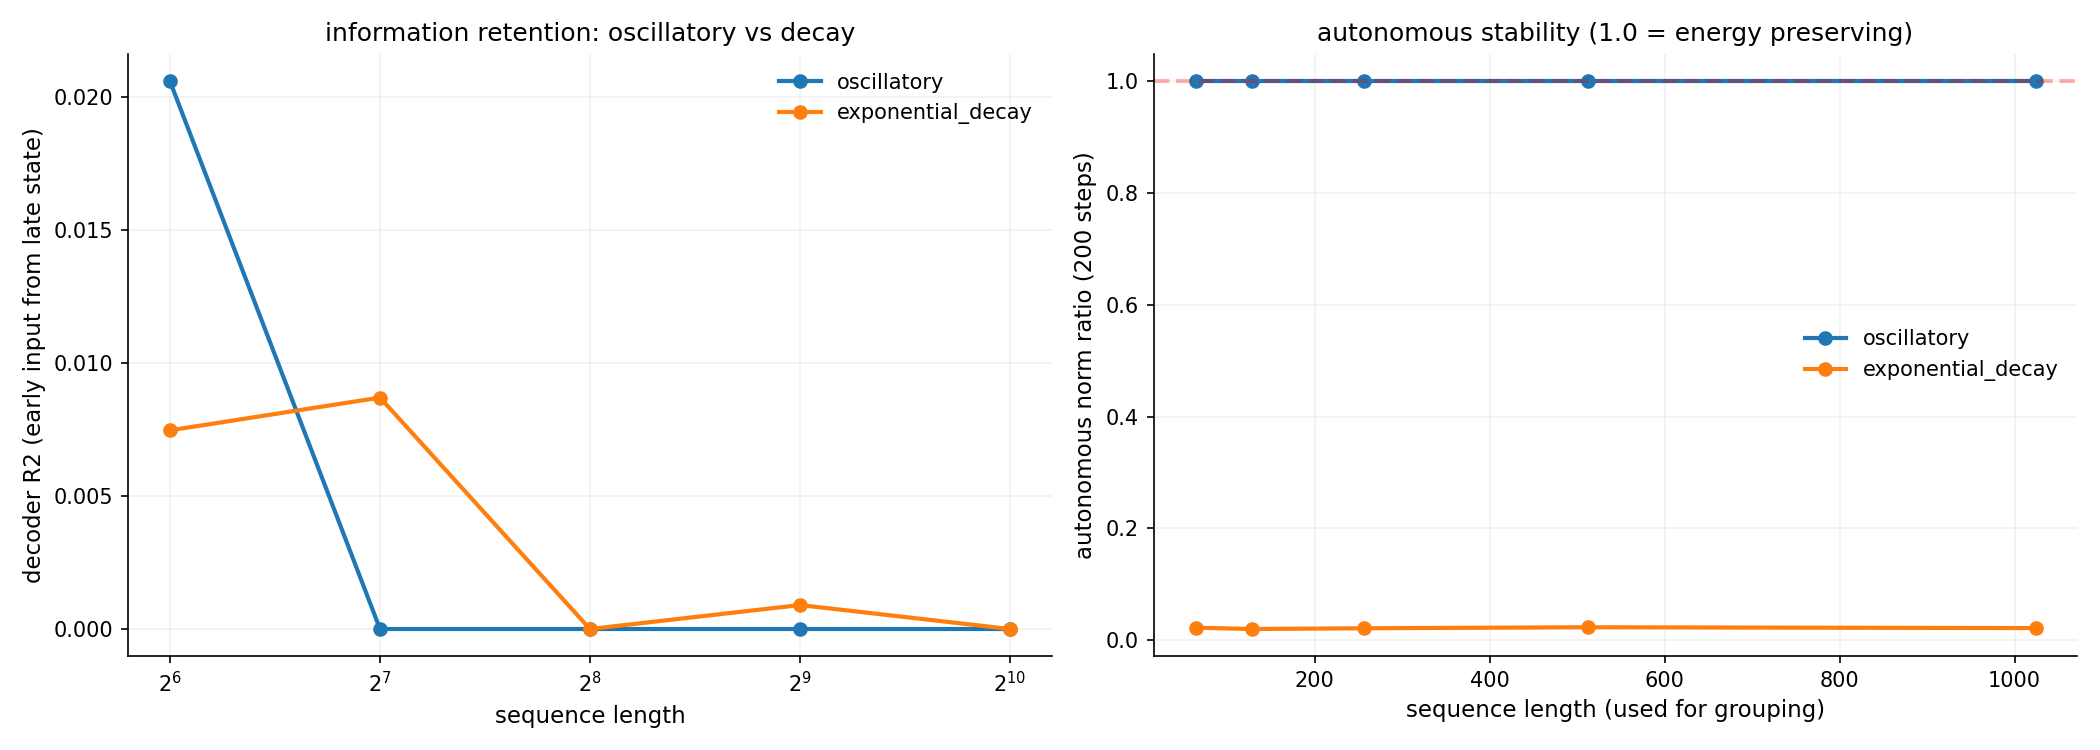

This chart was generated by the following Python code:
from __future__ import annotations

import sys
import time
from pathlib import Path

import numpy as np
from scipy.linalg import expm

sys.path.insert(0, str(Path(__file__).resolve().parent.parent))
from shared import (
    apply_plot_style,
    build_rng,
    build_run_record,
    child_rng,
    mean_confidence_interval,
    paired_difference_stats,
    utc_now_iso,
    write_json,
)

SCRIPT_PATH = Path(__file__).resolve()
SEED = 42
D_STATE = 64
D_INPUT = 32
SEQ_LENGTHS = [64, 128, 256, 512, 1024]
TRIALS = 20


def make_oscillatory_A(d_state, rng):
    freqs = rng.uniform(0.01, 0.5, size=d_state // 2)
    A = np.zeros((d_state, d_state))
    for i in range(d_state // 2):
        idx = 2 * i
        A[idx, idx + 1] = -freqs[i]
        A[idx + 1, idx] = freqs[i]
    return A


def make_decay_A(d_state, rng):
    decay = -rng.uniform(0.01, 0.1, size=d_state)
    return np.diag(decay)


def discretize_exact(A, B, dt=1.0):
    A_bar = expm(dt * A)
    d = A.shape[0]
    try:
        A_inv = np.linalg.solve(A, np.eye(d))
        B_bar = A_inv @ (A_bar - np.eye(d)) @ B
    except np.linalg.LinAlgError:
        B_bar = dt * B
    return A_bar, B_bar


def run_sequential(A_bar, B_bar, inputs):
    T, d_in = inputs.shape
    d_state = A_bar.shape[0]
    states = np.zeros((T, d_state))
    h = np.zeros(d_state)
    for t in range(T):
        h = A_bar @ h + B_bar @ inputs[t]
        states[t] = h
    return states


def measure_retention_decoder(states, inputs, target_window=None):
    T = states.shape[0]
    d_state = states.shape[1]
    d_input = inputs.shape[1]
    if target_window is None:
        target_window = T // 4

    early_input = inputs[:target_window]
    late_state = states[3 * T // 4:]

    if len(late_state) < 2 or len(early_input) < 2:
        return 0.0

    n_samples = min(len(late_state), len(early_input))
    n_train = max(1, int(n_samples * 0.7))
    n_test = n_samples - n_train

    if n_test < 2:
        return 0.0

    X = late_state[:n_samples]
    y = early_input[:n_samples, 0]

    X_train, X_test = X[:n_train], X[n_train:]
    y_train, y_test = y[:n_train], y[n_train:]

    try:
        ridge_lambda = 1.0
        W_decoder = np.linalg.solve(
            X_train.T @ X_train + ridge_lambda * np.eye(d_state),
            X_train.T @ y_train
        )
        y_pred = X_test @ W_decoder
        ss_res = np.sum((y_test - y_pred) ** 2)
        ss_tot = np.sum((y_test - np.mean(y_test)) ** 2)
        if ss_tot == 0:
            return 0.0
        r2 = 1.0 - ss_res / ss_tot
        return float(max(r2, 0.0))
    except (np.linalg.LinAlgError, ValueError):
        return 0.0


def measure_autonomous_stability(A_bar, d_state, n_steps=200):
    h = np.ones(d_state) / np.sqrt(d_state)
    norms = [np.linalg.norm(h)]
    for _ in range(n_steps):
        h = A_bar @ h
        norms.append(np.linalg.norm(h))
    norms = np.array(norms)
    return float(norms[-1] / max(norms[0], 1e-10))


def main():
    apply_plot_style()
    import matplotlib.pyplot as plt

    started = utc_now_iso()
    t0 = time.time()
    rng = build_rng(SEED)

    all_results = []

    for seq_len in SEQ_LENGTHS:
        for trial in range(TRIALS):
            trial_rng = child_rng(rng)

            B = trial_rng.standard_normal((D_STATE, D_INPUT)) * 0.1
            inputs = trial_rng.standard_normal((seq_len, D_INPUT)) * 0.1

            A_osc = make_oscillatory_A(D_STATE, trial_rng)
            A_bar_osc, B_bar_osc = discretize_exact(A_osc, B)
            states_osc = run_sequential(A_bar_osc, B_bar_osc, inputs)

            A_decay = make_decay_A(D_STATE, trial_rng)
            A_bar_decay, B_bar_decay = discretize_exact(A_decay, B)
            states_decay = run_sequential(A_bar_decay, B_bar_decay, inputs)

            osc_retention = measure_retention_decoder(states_osc, inputs)
            decay_retention = measure_retention_decoder(states_decay, inputs)
            osc_auto = measure_autonomous_stability(A_bar_osc, D_STATE)
            decay_auto = measure_autonomous_stability(A_bar_decay, D_STATE)

            all_results.append({
                "seq_len": seq_len,
                "trial": trial,
                "dynamics": "oscillatory",
                "retention_r2": osc_retention,
                "autonomous_norm_ratio": osc_auto,
            })
            all_results.append({
                "seq_len": seq_len,
                "trial": trial,
                "dynamics": "exponential_decay",
                "retention_r2": decay_retention,
                "autonomous_norm_ratio": decay_auto,
            })

        osc_ret = np.mean([r["retention_r2"] for r in all_results if r["seq_len"] == seq_len and r["dynamics"] == "oscillatory"])
        dec_ret = np.mean([r["retention_r2"] for r in all_results if r["seq_len"] == seq_len and r["dynamics"] == "exponential_decay"])
        print(f"seq_len={seq_len}: oscillatory R2={osc_ret:.4f}, decay R2={dec_ret:.4f}")

    fig, axes = plt.subplots(1, 2, figsize=(14, 5))

    ax1 = axes[0]
    for dyn in ["oscillatory", "exponential_decay"]:
        rets = [np.mean([r["retention_r2"] for r in all_results if r["seq_len"] == sl and r["dynamics"] == dyn]) for sl in SEQ_LENGTHS]
        ax1.plot(SEQ_LENGTHS, rets, marker="o", label=dyn)
    ax1.set_xlabel("sequence length")
    ax1.set_ylabel("decoder R2 (early input from late state)")
    ax1.set_title("information retention: oscillatory vs decay")
    ax1.set_xscale("log", base=2)
    ax1.legend()

    ax2 = axes[1]
    for dyn in ["oscillatory", "exponential_decay"]:
        autos = [np.mean([r["autonomous_norm_ratio"] for r in all_results if r["seq_len"] == sl and r["dynamics"] == dyn]) for sl in SEQ_LENGTHS]
        ax2.plot(SEQ_LENGTHS, autos, marker="o", label=dyn)
    ax2.set_xlabel("sequence length (used for grouping)")
    ax2.set_ylabel("autonomous norm ratio (200 steps)")
    ax2.set_title("autonomous stability (1.0 = energy preserving)")
    ax2.axhline(y=1.0, color="red", linestyle="--", alpha=0.3)
    ax2.legend()

    plt.tight_layout()
    fig_path = SCRIPT_PATH.parent / "linoss_dynamics.png"
    plt.savefig(fig_path)
    plt.close()

    summary = {}
    for sl in [256, 1024]:
        for dyn in ["oscillatory", "exponential_decay"]:
            rets = [r["retention_r2"] for r in all_results if r["seq_len"] == sl and r["dynamics"] == dyn]
            summary[f"{dyn}_retention_seq{sl}"] = mean_confidence_interval(rets)

    osc_1024 = [r["retention_r2"] for r in all_results if r["seq_len"] == 1024 and r["dynamics"] == "oscillatory"]
    dec_1024 = [r["retention_r2"] for r in all_results if r["seq_len"] == 1024 and r["dynamics"] == "exponential_decay"]
    summary["osc_vs_decay_retention_1024"] = paired_difference_stats(dec_1024, osc_1024, SEED)

    finished = utc_now_iso()
    duration = time.time() - t0

    record = build_run_record(
        simulation_name="linoss_dynamics_comparison",
        script_path=SCRIPT_PATH,
        started_at_utc=started,
        finished_at_utc=finished,
        duration_sec=duration,
        parameters={
            "d_state": D_STATE,
            "d_input": D_INPUT,
            "seq_lengths": SEQ_LENGTHS,
            "trials": TRIALS,
        },
        seed_numpy=SEED,
        n_trials=len(all_results),
        summary=summary,
        statistics={},
        trials=all_results,
        artifacts=[
            {"name": "linoss_dynamics.png", "type": "figure"},
            {"name": "linoss_dynamics_metrics.json", "type": "metrics"},
        ],
        warnings=[
            "both dynamics use exact matrix exponential discretization (expm) for fair comparison",
            "retention measured via linear decoder R2 from late states to early inputs",
            "autonomous stability measured without input injection (pure dynamics)",
        ],
    )

    metrics_path = SCRIPT_PATH.parent / "linoss_dynamics_metrics.json"
    write_json(metrics_path, record)

    print(f"\ndone in {duration:.1f}s")


if __name__ == "__main__":
    main()
